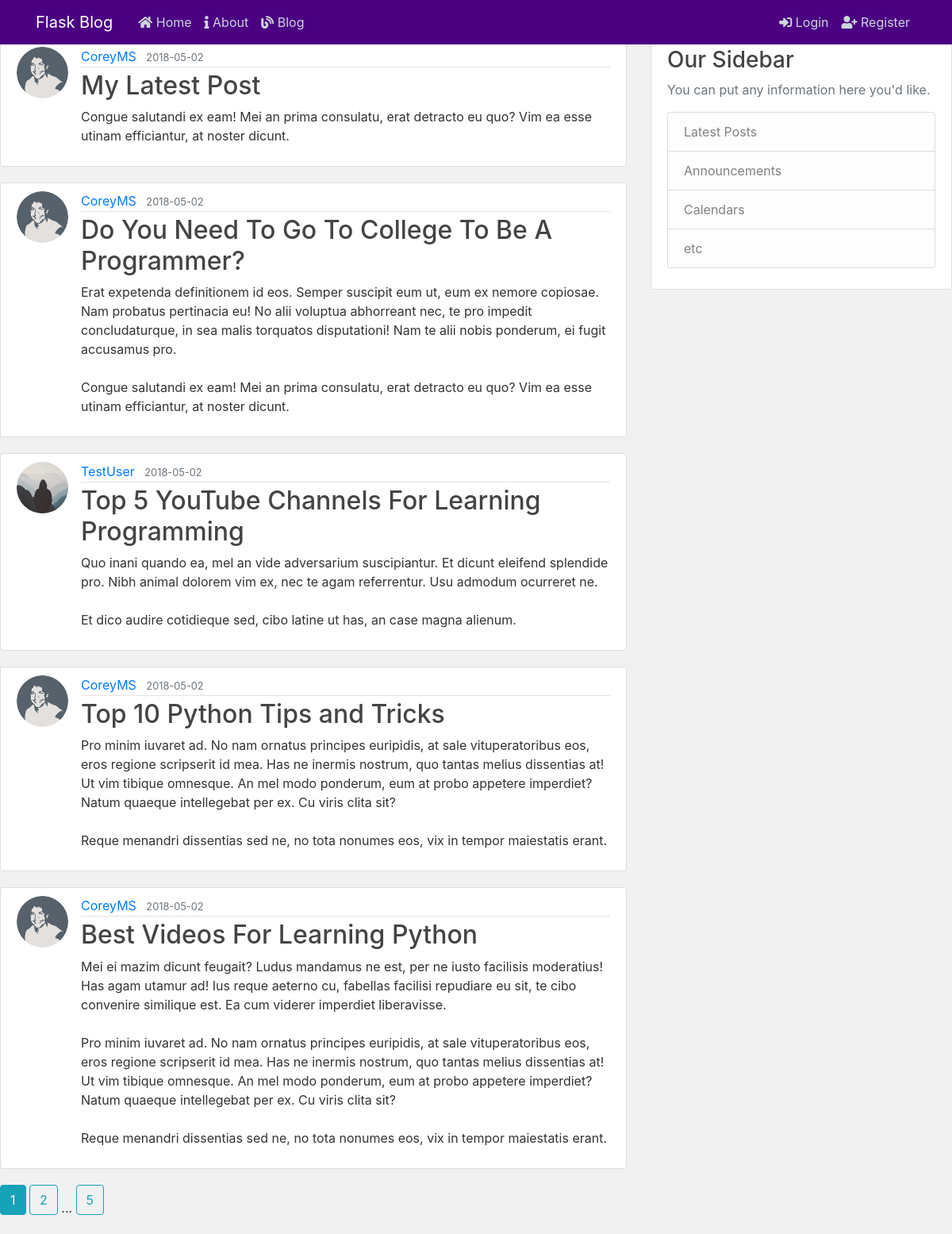
Page /blog on the committed database.
### flaskblog/models.py (models this page shows, shortened)
class Post(db.Model):
    id = db.Column(db.Integer, primary_key=True)
    title = db.Column(db.String(100), nullable=False)
    date_posted = db.Column(db.DateTime, nullable=False, default=datetime.utcnow)
    content = db.Column(db.Text, nullable=False)
    user_id = db.Column(db.Integer, db.ForeignKey('user.id'), nullable=False)

class User(db.Model, UserMixin):
    id = db.Column(db.Integer, primary_key=True)
    username = db.Column(db.String(20), unique=True, nullable=False)
    email = db.Column(db.String(120), unique=True, nullable=False)
    image_file = db.Column(db.String(20), nullable=False, default='default.jpg')
    password = db.Column(db.String(60), nullable=False)
    posts = db.relationship('Post', backref='author', lazy=True)

### flaskblog/main/routes.py (the view)
@main.route("/blog")
def blog():
    page = request.args.get('page', 1, type=int)
    posts = Post.query.order_by(Post.date_posted.desc()).paginate(page=page, per_page=5)
    return render_template('blog.html', posts=posts)

### flaskblog/templates/blog.html (shortened to what this page needs)
{% extends "layout.html" %}
{% block content %}
      <div class="row">
        <div class="col-md-8">
    {% for post in posts.items %}
        <article class="media content-section">
          <img class="rounded-circle article-img" src="{{ url_for('static', filename='profile_pics/' + post.author.image_file) }}">
          <div class="media-body">
            <div class="article-metadata">
              <a class="mr-2" href="{{ url_for('users.user_posts', username=post.author.username) }}">{{ post.author.username }}</a>
              <small class="text-muted">{{ post.date_posted.strftime('%Y-%m-%d') }}</small>
            </div>
            <h2><a class="article-title" href="{{ url_for('posts.post', post_id=post.id) }}">{{ post.title }}</a></h2>
            <p class="article-content">{{ post.content }}</p>
          </div>
        </article>
    {% endfor %}
    {% for page_num in posts.iter_pages(left_edge=1, right_edge=1, left_current=1, right_current=2) %}
      {% if page_num %}
        {% if posts.page == page_num %}
          <a class="btn btn-info mb-4" href="{{ url_for('main.home', page=page_num) }}">{{ page_num }}</a>
        {% else %}
          <a class="btn btn-outline-info mb-4" href="{{ url_for('main.home', page=page_num) }}">{{ page_num }}</a>
        {% endif %}
      {% else %}
        ...
      {% endif %}
    {% endfor %}
          </div>
        <div class="col-md-4">
          <div class="content-section">
            <h3>Our Sidebar</h3>
            <p class='text-muted'>You can put any information here you'd like.
              <ul class="list-group">
                <li class="list-group-item list-group-item-light">Latest Posts</li>
                <li class="list-group-item list-group-item-light">Announcements</li>
                <li class="list-group-item list-group-item-light">Calendars</li>
                <li class="list-group-item list-group-item-light">etc</li>
              </ul>
            </p>
          </div>
        </div>
      </div>
{% endblock content %}

### flaskblog/templates/layout.html (shortened to what this page needs)
<!DOCTYPE html>
<html>
<head>
    <link rel="stylesheet" href="https://use.fontawesome.com/releases/v5.8.2/css/all.css">
    <link rel="stylesheet" href="https://maxcdn.bootstrapcdn.com/bootstrap/4.0.0/css/bootstrap.min.css">
    <link rel="stylesheet" type="text/css" href="{{ url_for('static', filename='main.css') }}">
</head>
<body>
    <nav class="site-header">
      <nav class="navbar navbar-expand-md navbar-dark bg-indigo fixed-top">
        <div class="container">
          <a class="navbar-brand mr-4" href="/">Flask Blog</a>
          <div class="collapse navbar-collapse" id="navbarToggle">
            <div class="navbar-nav mr-auto">
              <a class="nav-item nav-link" href="{{ url_for('main.home') }}"><i class="fas fa-home"></i> Home</a>
              <a class="nav-item nav-link" href="{{ url_for('main.about') }}"><i class="fas fa-info"></i> About</a>
              <a class="nav-item nav-link" href="{{ url_for('main.blog') }}"><i class="fas fa-blog"></i> Blog</a>
            </div>
            <div class="navbar-nav">
              {% if current_user.is_authenticated %}
                <a class="nav-item nav-link" href="{{ url_for('posts.new_post') }}"><i class="fas fa-pencil-alt"></i> New Post</a>
                <a class="nav-item nav-link" href="{{ url_for('users.account') }}"><i class="fas fa-user"></i> Account</a>
                <a class="nav-item nav-link" href="{{ url_for('users.logout') }}"><i class="fas fa-sign-out-alt"></i> Logout</a>
              {% else %}
                <a class="nav-item nav-link" href="{{ url_for('users.login') }}"><i class="fas fa-sign-in-alt"></i> Login</a>
                <a class="nav-item nav-link" href="{{ url_for('users.register') }}"><i class="fas fa-user-plus"></i> Register</a>
              {% endif %}
            </div>
          </div>
        </div>
      </nav>
    </nav>
    <main role="main" style="container">
          {% block content %}{% endblock %}
    </main>
</body>
</html>

### flaskblog/static/main.css (style rules this page uses)
body { background: #f1f1f1; color: #333333; margin-top: 3rem; }
h1, h2, h3, h4, h5, h6 { color: #444444; }
.bg-indigo { background-color: #4b0082; }
.site-header .navbar-nav .nav-link { color: #cbd5db; }
.content-section { background: #ffffff; padding: 10px 20px; border: 1px solid #dddddd; border-radius: 3px; margin-bottom: 20px; }
.article-title { color: #444444; }
.article-content { white-space: pre-line; }
.article-img { height: 65px; width: 65px; margin-right: 16px; }
.article-metadata { padding-bottom: 1px; margin-bottom: 4px; border-bottom: 1px solid #e3e3e3 }

### rows in the picture
Post: image_file (picture), author.username "CoreyMS", date_posted "2018-05-02", title "My Latest Post", content "Congue salutandi ex eam! Mei an prima consulatu, erat detracto eu quo? Vim ea esse utinam efficiantur, at noster dicunt."
Post: image_file (picture), author.username "CoreyMS", date_posted "2018-05-02", title "Do You Need To Go To College To Be A Programmer?", content "Erat expetenda definitionem id eos. Semper suscipit eum ut, eum ex nemore copiosae. Nam probatus pertinacia eu! No alii voluptua abhorreant nec, te pro impedit concludaturque, in sea malis torquatos disputationi! Nam te alii nobis ponderum, ei fugit accusamus pro. Congue salutandi ex eam! Mei an prima consulatu, erat detracto eu quo? Vim ea esse utinam efficiantur, at noster dicunt."
Post: image_file (placeholder picture), author.username "TestUser", date_posted "2018-05-02", title "Top 5 YouTube Channels For Learning Programming", content "Quo inani quando ea, mel an vide adversarium suscipiantur. Et dicunt eleifend splendide pro. Nibh animal dolorem vim ex, nec te agam referrentur. Usu admodum ocurreret ne. Et dico audire cotidieque sed, cibo latine ut has, an case magna alienum."
Post: image_file (picture), author.username "CoreyMS", date_posted "2018-05-02", title "Top 10 Python Tips and Tricks", content "Pro minim iuvaret ad. No nam ornatus principes euripidis, at sale vituperatoribus eos, eros regione scripserit id mea. Has ne inermis nostrum, quo tantas melius dissentias at! Ut vim tibique omnesque. An mel modo ponderum, eum at probo appetere imperdiet? Natum quaeque intellegebat per ex. Cu viris clita sit? Reque menandri dissentias sed ne, no tota nonumes eos, vix in tempor maiestatis erant."
Post: image_file (picture), author.username "CoreyMS", date_posted "2018-05-02", title "Best Videos For Learning Python", content "Mei ei mazim dicunt feugait? Ludus mandamus ne est, per ne iusto facilisis moderatius! Has agam utamur ad! Ius reque aeterno cu, fabellas facilisi repudiare eu sit, te cibo convenire similique est. Ea cum viderer imperdiet liberavisse. Pro minim iuvaret ad. No nam ornatus principes euripidis, at sale vituperatoribus eos, eros regione scripserit id mea. Has ne inermis nostrum, quo tantas melius dissentias at! Ut vim tibique omnesque. An mel modo ponderum, eum at probo appetere imperdiet? Natum quaeque intellegebat per ex. Cu viris clita sit? Reque menandri dissentias sed ne, no tota nonumes eos, vix in tempor maiestatis erant."

### other values in the picture
{{ page_num }} "1"
{{ page_num }} "2" "5"
